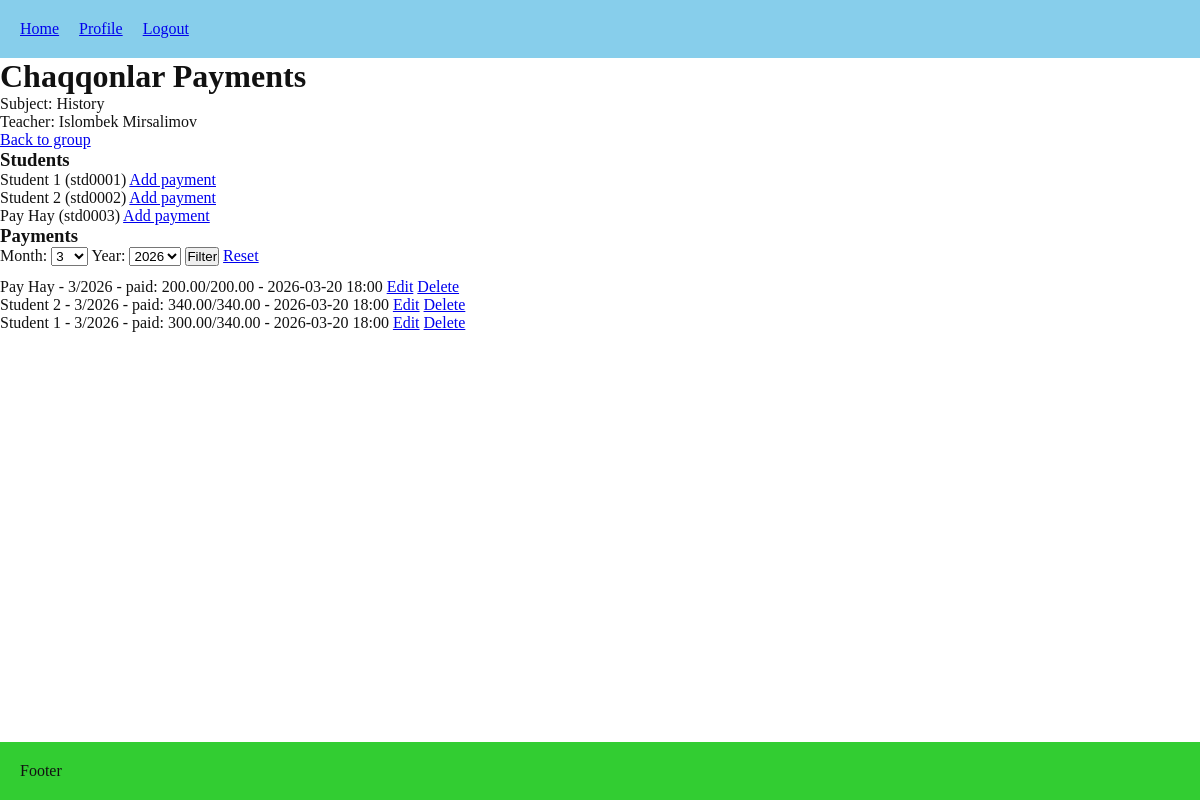
/payments/groups/2/ (signed in), run on the app's committed database.
### lessons/models.py (models this page shows, shortened)
class Group(models.Model):
    name = models.CharField(max_length=100, unique=True)
    subject = models.ForeignKey(Subject, on_delete=models.RESTRICT, related_name="groups")
    teacher = models.ForeignKey(User, on_delete=models.CASCADE, limit_choices_to={"role": "TEACHER"}, related_name="teaching_groups")
    homework_description = models.TextField(blank=True, null=True)
    homework_updated_at = models.DateTimeField(blank=True, null=True)
    default_payment_amount = models.DecimalField(max_digits=10, decimal_places=2, blank=True, null=True)
    week_days = models.CharField(max_length=50, blank=True, null=True)
    start_time = models.TimeField(blank=True, null=True)
    end_time = models.TimeField(blank=True, null=True)
    start_date = models.DateField(default=date.today)
    end_date = models.DateField(blank=True, null=True)

class Subject(models.Model):
    name = models.CharField(max_length=100, unique=True)
    def __str__(self):
        return self.name

class Enrollment(models.Model):
    group = models.ForeignKey(
        Group,
        on_delete=models.RESTRICT,
        related_name="enrollments",
    )
    student = models.ForeignKey(
        User,
        on_delete=models.RESTRICT,
        related_name="enrollments",
        limit_choices_to={"role": "STUDENT"},
    )
    start_date = models.DateField(default=date.today)
    end_date = models.DateField(blank=True, null=True)
    payment_amount = models.DecimalField(max_digits=8, decimal_places=2, blank=True, null=True)
    class Meta:
        constraints = [
            models.UniqueConstraint(fields=["group", "student"], name="unique_group_student")
        ]

### users/models.py (models this page shows, shortened)
class User(AbstractUser):
    username = models.CharField(
        max_length=150,
        unique=True,
        blank=True,
        editable=False
    )
    class Role(models.TextChoices):
        ADMIN = 'ADMIN', 'Admin'
        TEACHER = 'TEACHER', 'Teacher'
        STUDENT = 'STUDENT', 'Student'
    ROLE_PREFIXES = {
        Role.ADMIN: 'adm',
        Role.TEACHER: 'tch',
        Role.STUDENT: 'std',
    }
    role = models.CharField(max_length=20, choices=Role.choices, default=Role.STUDENT)
    phone_number = models.CharField(max_length=15, blank=True)
    must_reset_password = models.BooleanField(default=True)
    class Meta:
        constraints = [
            models.UniqueConstraint(fields=["first_name", "last_name", "role"], name="unique_full_name_per_role")
        ]

### payments/models.py (models this page shows, shortened)
class Payment(models.Model):
    enrollment = models.ForeignKey(
        Enrollment,
        on_delete=models.RESTRICT,
        related_name="payments",
    )
    student = models.ForeignKey(
        User,
        on_delete=models.RESTRICT,
        related_name="payments",
        limit_choices_to={"role": User.Role.STUDENT},
        editable=False,
    )
    group = models.ForeignKey(
        Group,
        on_delete=models.RESTRICT,
        related_name="payments",
        editable=False,
    )
    expected_amount = models.DecimalField(
        max_digits=8,
        decimal_places=2,
        editable=False,
    )
    paid_amount = models.DecimalField(
        max_digits=8,
        decimal_places=2,
    )
    created_at = models.DateTimeField(auto_now_add=True)
    payment_year = models.PositiveSmallIntegerField(default=current_year)
    payment_month = models.PositiveSmallIntegerField(default=current_month)

### payments/views.py (the view)
# urls.py: path("groups/<int:group_id>/", views.payment_group_detail, name="group_detail"),
@login_required
def payment_group_detail(request, group_id):
    group = get_object_or_404(
        Group.objects.select_related("subject", "teacher"),
        pk=group_id,
    )
    if not can_view_group_payments(request.user, group):
        return HttpResponseForbidden("You do not have permission to view this payments page.")
    enrollments = group.enrollments.select_related("student").all()
    if request.user.role == User.Role.STUDENT:
        enrollments = enrollments.filter(student=request.user)
    current_date = timezone.now()
    selected_month = request.GET.get("month") or str(current_date.month)
    selected_year = request.GET.get("year") or str(current_date.year)
    payments = (
        group.payments
        .select_related("student", "enrollment")
        .order_by("-payment_year", "-payment_month", "-created_at")
    )
    if request.user.role == User.Role.STUDENT:
        payments = payments.filter(student=request.user)
    if selected_month:
        payments = payments.filter(payment_month=selected_month)
    if selected_year:
        payments = payments.filter(payment_year=selected_year)
    available_years = (
        Payment.objects
        .filter(group=group)
        .order_by("-payment_year")
        .values_list("payment_year", flat=True)
        .distinct()
    )
    if not available_years:
        available_years = [current_date.year]
    return render(request, "payments/group_detail.html", {
        "group": group,
        "enrollments": enrollments,
        "payments": payments,
        "selected_month": selected_month,
        "selected_year": selected_year,
        "months": range(1, 13),
        "years": available_years,
        "can_manage_payments": request.user.role == User.Role.ADMIN or group.teacher == request.user,
    })

### payments/views.py (called while the page is built)
def can_view_group_payments(user, group):
    if user.role == User.Role.ADMIN:
        return True
    if user.role == User.Role.TEACHER:
        return group.teacher == user
    if user.role == User.Role.STUDENT:
        return group.enrollments.filter(student=user).exists()
    return False

### payments/templates/payments/group_detail.html (shortened to what this page needs)
{% extends 'core/base.html' %}
{% block content %}
<h1>{{ group.name }} Payments</h1>
<p>Subject: {{ group.subject }}</p>
<p>Teacher: {{ group.teacher.get_full_name }}</p>
<p><a href="{% url 'lessons:group_detail' group.pk %}">Back to group</a></p>
<h3>Students</h3>
<ul>
    {% for enrollment in enrollments %}
        <li>
            {{ enrollment.student.get_full_name }} ({{ enrollment.student.username }})
            {% if can_manage_payments %}
                <a href="{% url 'payments:payment_create' enrollment.pk %}?month={{ selected_month }}&year={{ selected_year }}">
                    Add payment
                </a>
            {% endif %}
        </li>
    {% empty %}
        <li>No students enrolled yet.</li>
    {% endfor %}
</ul>
<h3>Payments</h3>
<form method="get" style="margin-bottom: 12px;">
    <label for="payment-month">Month:</label>
    <select name="month" id="payment-month">
        {% for month in months %}
            <option value="{{ month }}" {% if selected_month == month|stringformat:"s" %}selected{% endif %}>
                {{ month }}
            </option>
        {% endfor %}
    </select>
    <label for="payment-year">Year:</label>
    <select name="year" id="payment-year">
        {% for year in years %}
            <option value="{{ year }}" {% if selected_year == year|stringformat:"s" %}selected{% endif %}>
                {{ year }}
            </option>
        {% endfor %}
    </select>
    <button type="submit">Filter</button>
    <a href="{% url 'payments:group_detail' group.pk %}">Reset</a>
</form>
<ul>
    {% for payment in payments %}
        <li>
            {{ payment.student.get_full_name }}
            - {{ payment.payment_month }}/{{ payment.payment_year }}
            - paid: {{ payment.paid_amount }}/{{ payment.expected_amount }}
            - {{ payment.created_at|date:"Y-m-d H:i" }}
            {% if can_manage_payments %}
                <a href="{% url 'payments:payment_edit' payment.pk %}">Edit</a>
                <a href="{% url 'payments:payment_delete' payment.pk %}">Delete</a>
            {% endif %}
        </li>
    {% empty %}
        <li>No payments found for this month and year.</li>
    {% endfor %}
</ul>
{% endblock %}

### core/static/core/style.css (style rules this page uses)
* { box-sizing: border-box; margin: 0; padding: 0; list-style: none; }
:root { font-size: 12; --theme-color: skyblue; --secondary-color: limegreen; }
.theme-light { --bg: #ffffff; --text: #111111; --surface: #f5f5f5; --border: #e0e0e0; }
body { background-color: var(--bg); color: var(--text); display: flex; flex-direction: column; min-height: 100vh; }
a { transition: 0.3s; }

### data on the page
Group: name "Chaqqonlar", subject "History", teacher.get_full_name "Islombek Mirsalimov"
Enrollment: student.get_full_name "Student 1", student.username "std0001"
Enrollment: student.get_full_name "Student 2", student.username "std0002"
Enrollment: student.get_full_name "Pay Hay", student.username "std0003"
Payment: student.get_full_name "Pay Hay", payment_month "3", payment_year "2026", paid_amount "200.00", expected_amount "200.00", created_at "2026-03-20 18:00"
Payment: student.get_full_name "Student 2", payment_month "3", payment_year "2026", paid_amount "340.00", expected_amount "340.00", created_at "2026-03-20 18:00"
Payment: student.get_full_name "Student 1", payment_month "3", payment_year "2026", paid_amount "300.00", expected_amount "340.00", created_at "2026-03-20 18:00"

### other printed values
form field month "3"
form field year "2026"
